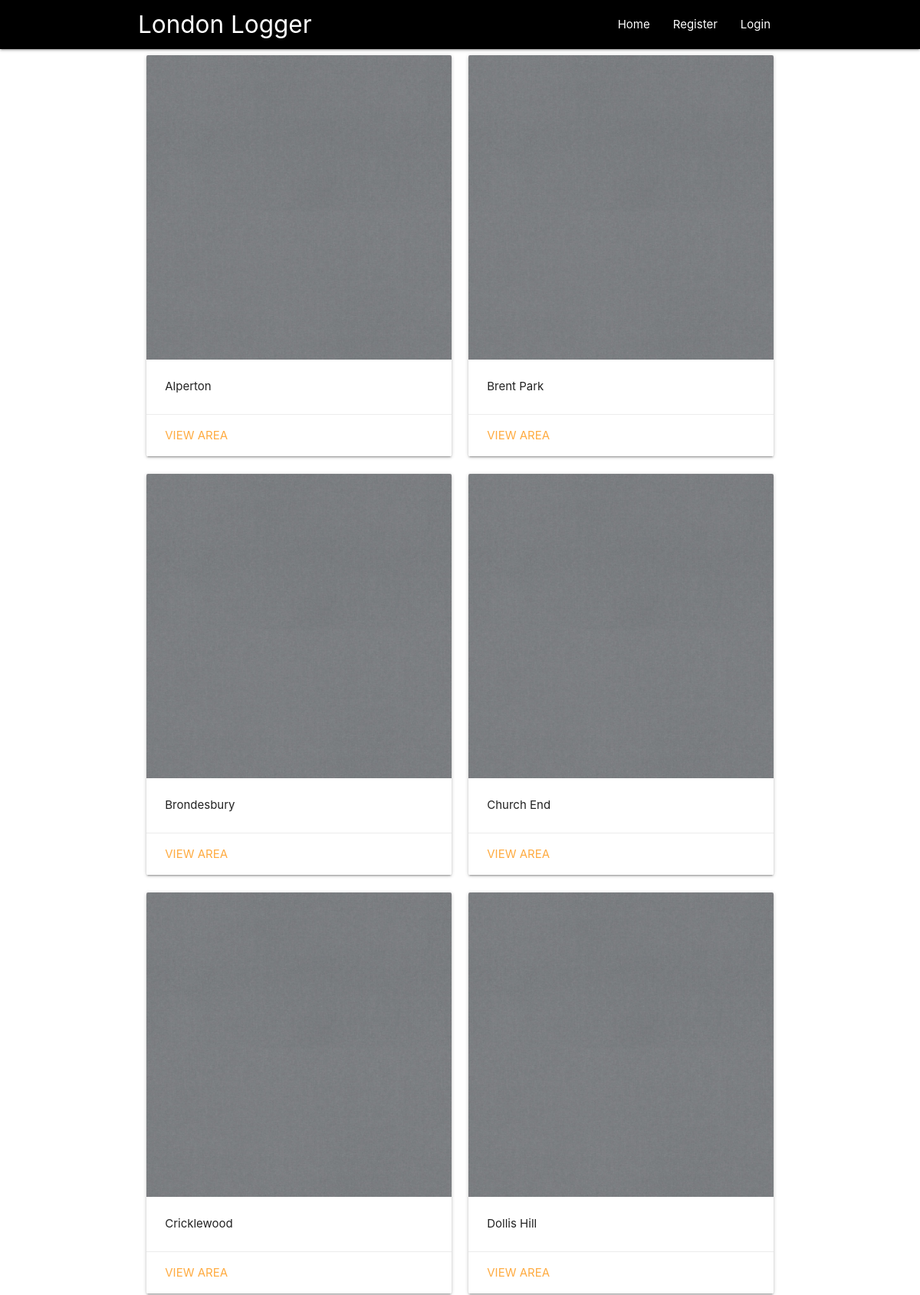
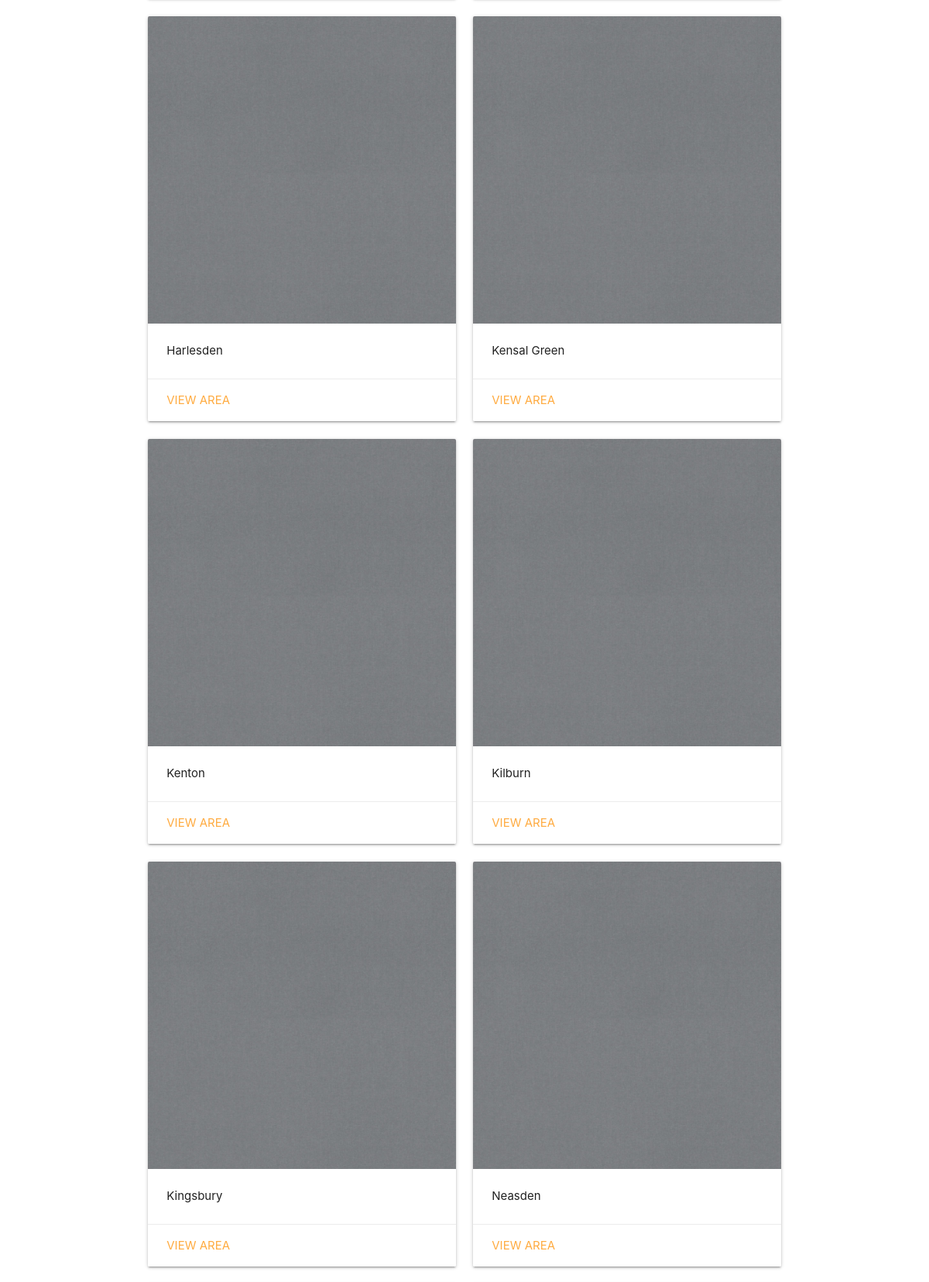
The app's page /Brent (upper part) with its own data (2 pictures, top to bottom).
### main/models.py (models this page shows)
class Area(models.Model):
    area_name = models.CharField(max_length=255)
    borough_name = models.CharField(max_length=255)
    def __str__(self):
        return self.area_name

### main/views.py (the view)
# urls.py: path('<borough_slug>', views.borough_slug, name='borough_slug'),
def borough_slug(request, borough_slug):
    boroughs = [c.borough_name for c in Borough.objects.all()]
    if borough_slug in boroughs:
        if request.user.is_authenticated:
            visitor = request.user.id
        else:
            visitor = None
        matching_areas = Area.objects.filter(borough_name=borough_slug)
        instances = {}
        for area in matching_areas:
            try:
                instance = LoggedVisitInstance.objects.get(user=visitor, area=area)
            except LoggedVisitInstance.DoesNotExist:
                instance = None
            instances.update({area:instance})
        return render(request=request,
                      template_name='main/borough.html',
                      context={'areas':matching_areas,
                               'instances': instances,
                               'borough': borough_slug}
                      )
    return HttpResponse(f'{borough_slug} does not correspond to anything')

### main/templates/main/borough.html
{% extends "main/header.html" %}
{% block content %}
<div class="container">
    <div class="row">
        {% for area, instance in instances.items %}
            <div class="col s12 m7 l6">
                <div class="card">
                    <div class="card-image">
                        {% if instance.image %}
                            <img src="/media/{{instance.image}}" class="responsive-img">
                        {% else %}
                            <img src="/media/mysite/grey.jpeg" class="responsive-img">
                        {% endif %}
                    </div>
                    <div class="card-content">
                        <p>{{ area }}</p>
                    </div>
                    <div class="card-action">
                        <a href="{{borough}}/{{area}}">View Area</a>
                    </div>
                </div>
            </div>
        {% endfor %}
    </div>
{% endblock %}

### records on screen
Area: area_name "Alperton"
Area: area_name "Brent Park"
Area: area_name "Brondesbury"
Area: area_name "Church End"
Area: area_name "Cricklewood"
Area: area_name "Dollis Hill"
Area: area_name "Harlesden"
Area: area_name "Kensal Green"
Area: area_name "Kenton"
Area: area_name "Kilburn"
Area: area_name "Kingsbury"
Area: area_name "Neasden"
